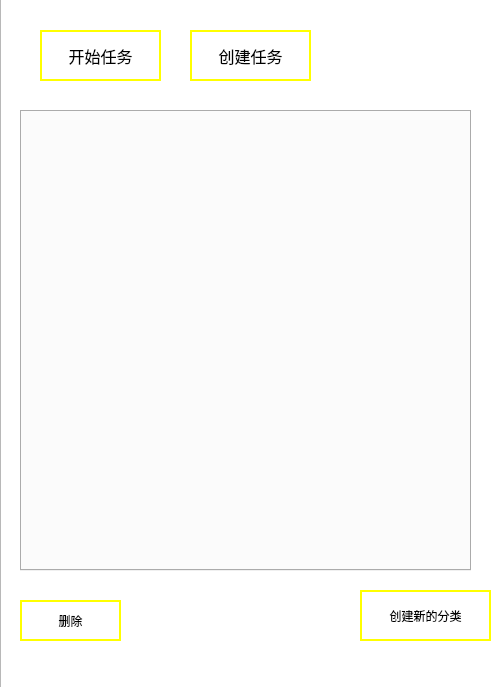
<?xml version="1.0" encoding="UTF-8"?>
<ui version="4.0">
 <class>taskWindow</class>
 <widget class="QMainWindow" name="taskWindow">
  <property name="geometry">
   <rect>
    <x>0</x>
    <y>0</y>
    <width>500</width>
    <height>687</height>
   </rect>
  </property>
  <property name="windowTitle">
   <string>MainWindow</string>
  </property>
  <widget class="QWidget" name="centralwidget">
   <widget class="QListView" name="listView">
    <property name="geometry">
     <rect>
      <x>0</x>
      <y>-10</y>
      <width>511</width>
      <height>771</height>
     </rect>
    </property>
    <property name="styleSheet">
     <string notr="true">border-image:url(:/background/resource/background/bg10.jpg)</string>
    </property>
   </widget>
   <widget class="QPushButton" name="createTaskButton">
    <property name="geometry">
     <rect>
      <x>190</x>
      <y>30</y>
      <width>121</width>
      <height>51</height>
     </rect>
    </property>
    <property name="font">
     <font>
      <family>Microsoft Yi Baiti</family>
      <pointsize>12</pointsize>
     </font>
    </property>
    <property name="styleSheet">
     <string notr="true">border-radius:30px;
border:2px solid rgb(255, 255, 0);
</string>
    </property>
    <property name="text">
     <string>创建任务</string>
    </property>
   </widget>
   <widget class="QTabWidget" name="taskTab">
    <property name="geometry">
     <rect>
      <x>20</x>
      <y>110</y>
      <width>451</width>
      <height>461</height>
     </rect>
    </property>
    <property name="whatsThis">
     <string>&lt;html&gt;&lt;head/&gt;&lt;body&gt;&lt;p&gt;mK&lt;/p&gt;&lt;/body&gt;&lt;/html&gt;</string>
    </property>
    <property name="currentIndex">
     <number>-1</number>
    </property>
   </widget>
   <widget class="QPushButton" name="createTabButton">
    <property name="geometry">
     <rect>
      <x>360</x>
      <y>590</y>
      <width>131</width>
      <height>51</height>
     </rect>
    </property>
    <property name="font">
     <font>
      <pointsize>9</pointsize>
     </font>
    </property>
    <property name="styleSheet">
     <string notr="true">border-radius:30px;
border:2px solid rgb(255, 255, 0);
</string>
    </property>
    <property name="text">
     <string>创建新的分类</string>
    </property>
   </widget>
   <widget class="QPushButton" name="delTaskButton">
    <property name="geometry">
     <rect>
      <x>20</x>
      <y>600</y>
      <width>101</width>
      <height>41</height>
     </rect>
    </property>
    <property name="styleSheet">
     <string notr="true">border-radius:30px;
border:2px solid rgb(255, 255, 0);
</string>
    </property>
    <property name="text">
     <string>删除</string>
    </property>
   </widget>
   <widget class="QPushButton" name="startTaskButton">
    <property name="geometry">
     <rect>
      <x>40</x>
      <y>30</y>
      <width>121</width>
      <height>51</height>
     </rect>
    </property>
    <property name="font">
     <font>
      <family>Microsoft Yi Baiti</family>
      <pointsize>12</pointsize>
     </font>
    </property>
    <property name="styleSheet">
     <string notr="true">border-radius:30px;
border:2px solid rgb(255, 255, 0);
</string>
    </property>
    <property name="text">
     <string>开始任务</string>
    </property>
   </widget>
  </widget>
 </widget>
 <resources>
  <include location="resource.qrc"/>
 </resources>
 <connections/>
</ui>
